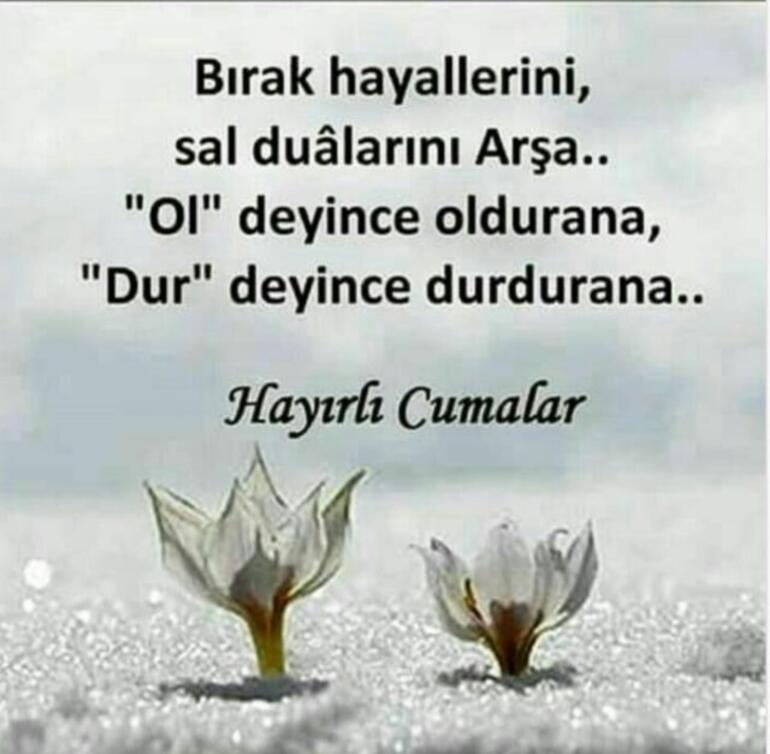
#> input picture resimden metin okuma/foto.jpg, 770 x 754 px, given in place of the camera
$ python 'kamera on plan.py'
#> lines starting #> are read from the running program, lines starting #| are printed output that depends on the picture; after the words box and inside, x2 and y2 are one past the last pixel; in counts of white or black regions, pixels touching at a corner belong together
import cv2 #####Kendi yapımım
import numpy as np
from matplotlib import pyplot as plt
kamera=cv2.VideoCapture(0)
cerceve=(480,640,3)


diktortgen = (250, 105, 200,260)  # ilk iki değer x,y ikinci iki değer ilk noktanın sıfır noktası kabul edilmiş hali # odak
while True:
    ret,img=kamera.read()
#> img is the input picture: shape (754, 770, 3); mean B, G, R 192.3, 195.8, 191.5
    img_gray=cv2.cvtColor(img,cv2.COLOR_BGR2GRAY)
    img_gray[165:380,195:445]=[0]
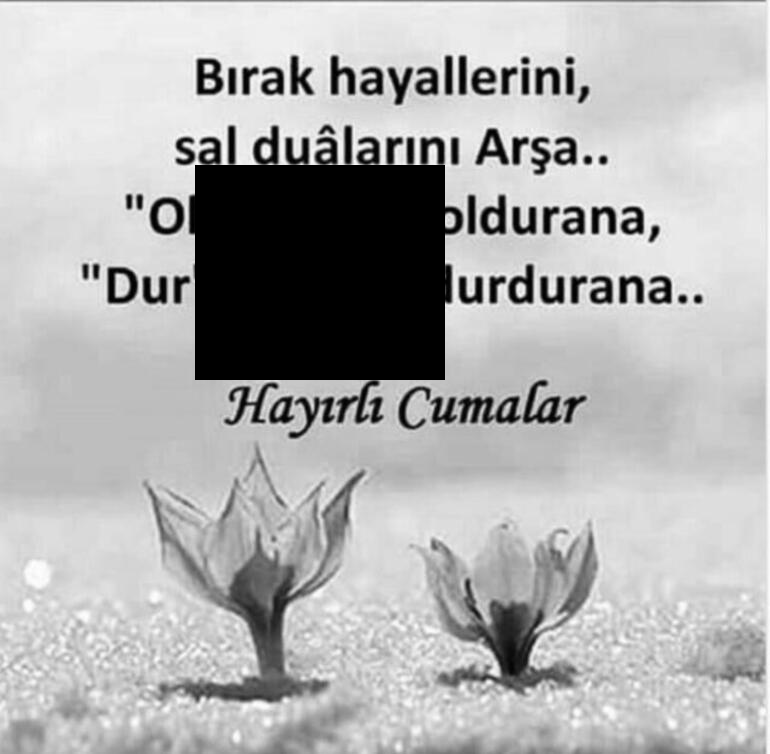
#> img_gray: shape (754, 770); min 0, max 255, mean 176.4
    ret,mask=cv2.threshold(img_gray,5,255,cv2.THRESH_BINARY_INV)
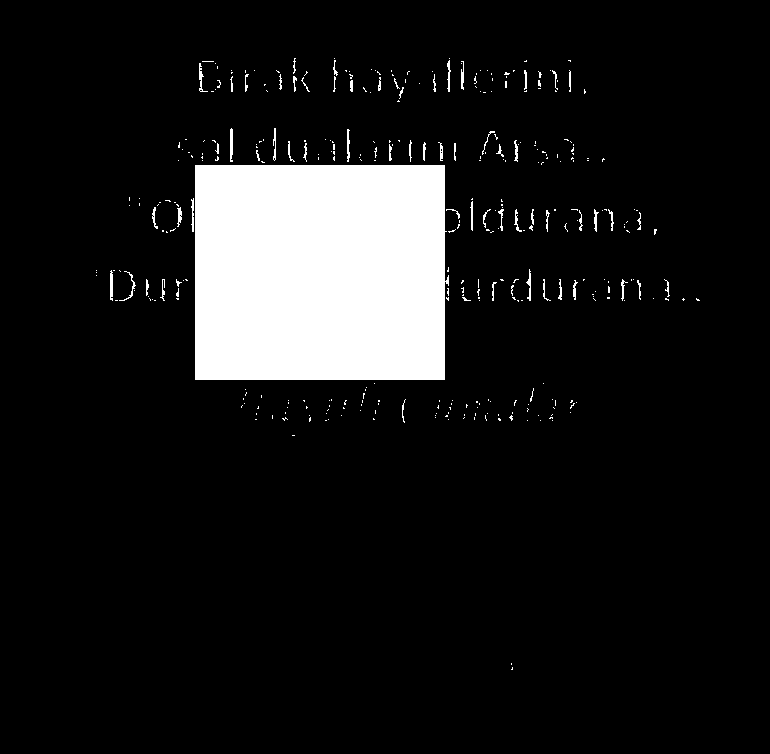
#> mask: shape (754, 770); 9.9% white; 357 white regions (296 under 20 px), largest, box (x1, y1, x2, y2) and area: (195, 165, 449, 380) 53775, (230, 128, 233, 162) 94, (110, 270, 113, 301) 84
    toplam=cv2.bitwise_and(img,img,mask=mask)
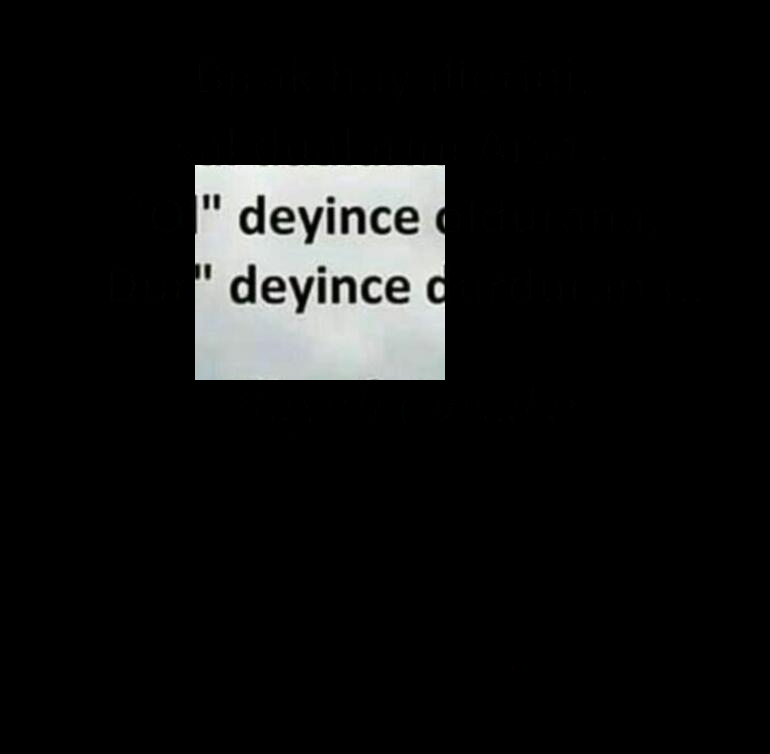
#> toplam: shape (754, 770, 3); mean B, G, R 17.6, 17.9, 17.5
    cv2.imshow("img",toplam)

    if cv2.waitKey(25) & 0xFF==ord('q'):
#> (key q is pressed here)
        break
kamera.release()
cv2.destroyAllWindows()
